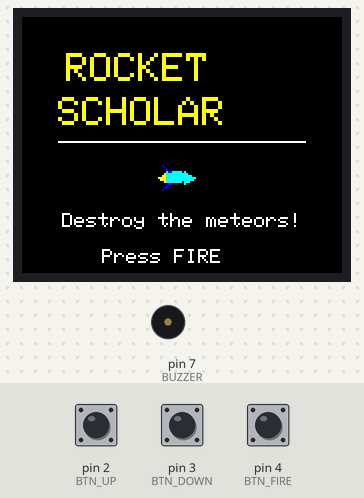
The sketch below on a simulated Arduino Uno, built with avr-gcc and run on an emulated ATmega328P. On the bench: 160×128 colour display, buzzer (waves = sounding). The inputs (shaded band) are chosen by the test bench; at power-on: pin 4 (BTN_FIRE) HIGH, pin 2 (BTN_UP) HIGH, pin 3 (BTN_DOWN) HIGH. Random numbers use the default seed unless the sketch sets one.

Above: at 1.4 s.
1.5 s: pin 4 (BTN_FIRE) pulled LOW for 0.15 s
At 1.79 s:
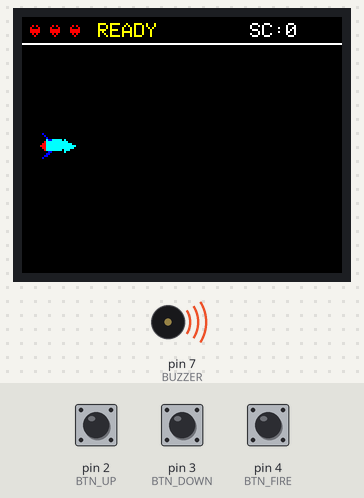
3.4 s: pin 2 (BTN_UP) pulled LOW for 1 s
At 6.24 s:
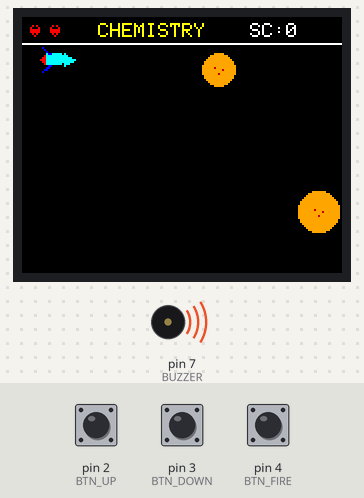
7.4 s: pin 4 (BTN_FIRE) pulled LOW for 1 s
At 8.1 s:
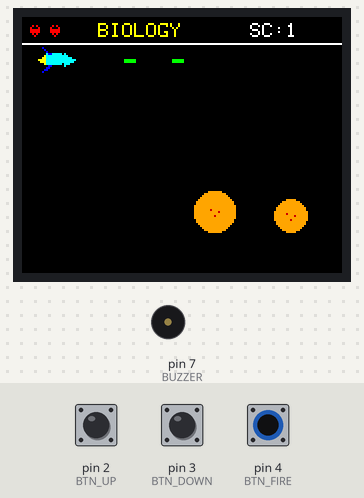
9.9 s: pin 4 (BTN_FIRE) pulled LOW for 3.2 s
At 11.99 s:
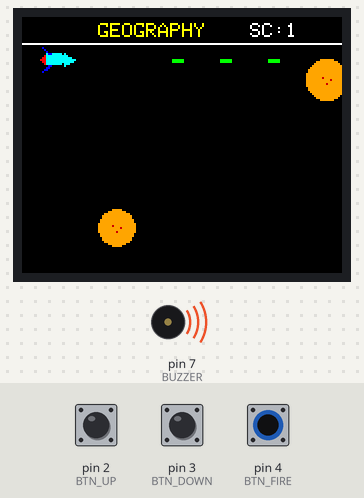
14.6 s: pin 3 (BTN_DOWN) pulled LOW for 0.15 s
At 15.7 s:
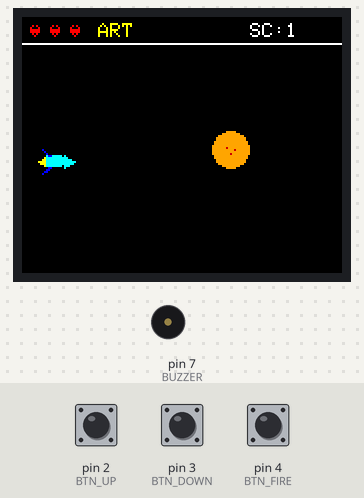
17.7 s: pin 3 (BTN_DOWN) pulled LOW for 0.15 s
At 20.87 s:
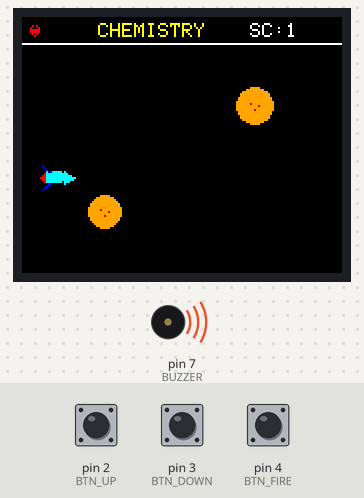
Timing chart, 0 to 23.6 s (numbered marks = the images above; inputs shaded):
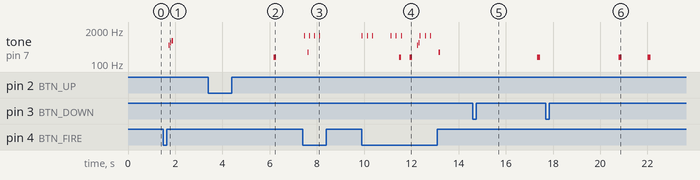

The sketch:

RocketGame.ino
```cpp
/*
   ===============
   ROCKET SCHOLAR
   ===============
*/

#include <SPI.h>
#include <Adafruit_GFX.h>
#include <Adafruit_ST7735.h>

// =========================================================
// TFT
// =========================================================
#define TFT_CS   10
#define TFT_DC    8
#define TFT_RST   9

Adafruit_ST7735 tft = Adafruit_ST7735(TFT_CS, TFT_DC, TFT_RST);

// =========================================================
// Pins
// =========================================================
#define BTN_UP    2
#define BTN_DOWN  3
#define BTN_FIRE  4
#define BUZZER    7

// =========================================================
// Screen
// =========================================================
#define SCREEN_W 160
#define SCREEN_H 128

// =========================================================
// Game constants
// =========================================================
#define ROCKET_X        8
#define ROCKET_W       18
#define ROCKET_H       12

#define BULLET_W        6
#define BULLET_H        2

#define MAX_METEORS     3
#define MAX_BULLETS     3

#define FIRE_COOLDOWN  180
#define HUD_H          14

// =========================================================
// Colors
// =========================================================
#define COL_BG          ST77XX_BLACK
#define COL_TEXT        ST77XX_WHITE
#define COL_TITLE       ST77XX_YELLOW
#define COL_ROCKET      ST77XX_CYAN
#define COL_WING        ST77XX_BLUE
#define COL_FIRE1       ST77XX_YELLOW
#define COL_FIRE2       ST77XX_RED
#define COL_BULLET      ST77XX_GREEN
#define COL_HEART       ST77XX_RED
#define COL_METEOR      0xFD20
#define COL_CRATER      0xC800
#define COL_HUDLINE     ST77XX_WHITE
#define COL_SUBJECT     ST77XX_YELLOW

// =========================================================
// Subjects
// =========================================================
const char* subjects[] = {
  "MATH", "BIOLOGY", "GEOGRAPHY", "CHEMISTRY",
  "HISTORY", "PHYSICS", "ART", "LITERATURE"
};
#define SUBJECT_COUNT 8

// =========================================================
// Structures
// =========================================================
struct Meteor {
  int x;
  int y;
  int speed;
  bool active;
  uint8_t size;
  uint8_t subjectIdx;
};

struct Bullet {
  int x;
  int y;
  bool active;
};

// =========================================================
// Globals
// =========================================================
Meteor meteors[MAX_METEORS];
Bullet bullets[MAX_BULLETS];

int rocketY;
int oldRocketY;

int score;
int lives;
int oldScore;
int oldLives;
int oldFrontMeteorIdx = -2;

bool gameStarted = false;
bool gameOver = false;

bool startScreenDrawn = false;
bool gameOverScreenDrawn = false;
bool startBlinkState = false;
bool gameOverBlinkState = false;

uint32_t lastMeteorSpawn = 0;
uint32_t lastFireTime = 0;
uint32_t lastFrame = 0;

uint16_t frameDelay = 68;

// old positions for partial redraw
int oldBulletX[MAX_BULLETS];
int oldBulletY[MAX_BULLETS];
bool oldBulletActive[MAX_BULLETS];

int oldMeteorX[MAX_METEORS];
int oldMeteorY[MAX_METEORS];
uint8_t oldMeteorSize[MAX_METEORS];
bool oldMeteorActive[MAX_METEORS];

// =========================================================
// Sound
// =========================================================
void beep(int freq, int dur) {
  tone(BUZZER, freq, dur);
}

void playShotSound()    { beep(1200, 20); }
void playExplodeSound() { beep(280, 60); }
void playHitSound()     { beep(180, 120); }

void playStartSound() {
  beep(523, 50); delay(60);
  beep(659, 50); delay(60);
  beep(784, 80);
}

// =========================================================
// Utility
// =========================================================
int getFrontMeteorIndex() {
  int idx = -1;
  int bestX = 10000;

  for (int i = 0; i < MAX_METEORS; i++) {
    if (!meteors[i].active) continue;
    if (meteors[i].x < bestX) {
      bestX = meteors[i].x;
      idx = i;
    }
  }
  return idx;
}

void saveOldState() {
  oldRocketY = rocketY;

  for (int i = 0; i < MAX_BULLETS; i++) {
    oldBulletX[i] = bullets[i].x;
    oldBulletY[i] = bullets[i].y;
    oldBulletActive[i] = bullets[i].active;
  }

  for (int i = 0; i < MAX_METEORS; i++) {
    oldMeteorX[i] = meteors[i].x;
    oldMeteorY[i] = meteors[i].y;
    oldMeteorSize[i] = meteors[i].size;
    oldMeteorActive[i] = meteors[i].active;
  }
}

void clearBullets() {
  for (int i = 0; i < MAX_BULLETS; i++) {
    bullets[i].active = false;
    oldBulletActive[i] = false;
    oldBulletX[i] = 0;
    oldBulletY[i] = 0;
  }
}

void clearMeteors() {
  for (int i = 0; i < MAX_METEORS; i++) {
    meteors[i].active = false;
    oldMeteorActive[i] = false;
    oldMeteorX[i] = 0;
    oldMeteorY[i] = 0;
    oldMeteorSize[i] = 0;
  }
}

// =========================================================
// Drawing helpers
// =========================================================

// Horizontal rocket pointing RIGHT
void drawRocket(int x, int y) {
  tft.fillRoundRect(x + 3, y + 3, 10, 6, 2, COL_ROCKET);
  tft.fillTriangle(x + 13, y + 3, x + 13, y + 9, x + 18, y + 6, COL_ROCKET);
  tft.fillTriangle(x + 5, y + 3, x + 2, y,      x + 6, y + 3, COL_WING);
  tft.fillTriangle(x + 5, y + 9, x + 2, y + 12, x + 6, y + 9, COL_WING);

  if ((millis() / 100) % 2 == 0) {
    tft.fillTriangle(x + 3, y + 4, x + 3, y + 8, x,     y + 6, COL_FIRE1);
  } else {
    tft.fillTriangle(x + 3, y + 4, x + 3, y + 8, x + 1, y + 6, COL_FIRE2);
  }
}

void eraseRocket(int x, int y) {
  tft.fillRect(x, y, 20, 14, COL_BG);
}

void drawMeteor(const Meteor& m) {
  tft.fillCircle(m.x, m.y, m.size, COL_METEOR);
  tft.drawPixel(m.x - 2, m.y - 1, COL_CRATER);
  tft.drawPixel(m.x + 2, m.y,     COL_CRATER);
  tft.drawPixel(m.x,     m.y + 2, COL_CRATER);
}

// tighter erase = less flicker
void eraseMeteorBox(int x, int y, int size) {
  int left = x - size - 1;
  int top  = y - size - 1;
  int w    = size * 2 + 2;
  int h    = size * 2 + 2;

  if (left < 0) left = 0;
  if (top < HUD_H) top = HUD_H;
  if (left + w > SCREEN_W) w = SCREEN_W - left;
  if (top + h > SCREEN_H) h = SCREEN_H - top;

  if (w > 0 && h > 0) {
    tft.fillRect(left, top, w, h, COL_BG);
  }
}

void drawBullet(const Bullet& b) {
  tft.fillRect(b.x, b.y, BULLET_W, BULLET_H, COL_BULLET);
}

void eraseBullet(int x, int y) {
  tft.fillRect(x, y, BULLET_W + 1, BULLET_H + 1, COL_BG);
}

void drawHeart(int x, int y) {
  tft.drawPixel(x + 1, y, COL_HEART);
  tft.drawPixel(x + 3, y, COL_HEART);
  tft.drawPixel(x, y + 1, COL_HEART);
  tft.drawPixel(x + 4, y + 1, COL_HEART);
  tft.fillRect(x, y + 2, 5, 2, COL_HEART);
  tft.drawPixel(x + 1, y + 4, COL_HEART);
  tft.drawPixel(x + 3, y + 4, COL_HEART);
  tft.drawPixel(x + 2, y + 5, COL_HEART);
}

void drawHUD() {
  tft.fillRect(0, 0, SCREEN_W, HUD_H, COL_BG);
  tft.drawFastHLine(0, HUD_H - 1, SCREEN_W, COL_HUDLINE);

  for (int i = 0; i < lives; i++) {
    drawHeart(4 + i * 10, 4);
  }

  int frontIdx = getFrontMeteorIndex();

  tft.setTextSize(1);

  tft.setTextColor(COL_SUBJECT, COL_BG);
  tft.setCursor(38, 3);
  if (frontIdx >= 0) {
    tft.print(subjects[meteors[frontIdx].subjectIdx]);
  } else {
    tft.print("READY        ");
  }

  tft.setTextColor(COL_TEXT, COL_BG);
  tft.setCursor(SCREEN_W - 46, 3);
  tft.print("SC:");
  tft.print(score);
  tft.print("   ");
}

void updateHUDIfNeeded() {
  int frontIdx = getFrontMeteorIndex();

  bool hudChanged = false;

  if (score != oldScore || lives != oldLives) {
    hudChanged = true;
  } else {
    if (frontIdx != oldFrontMeteorIdx) {
      hudChanged = true;
    } else if (frontIdx >= 0 && oldFrontMeteorIdx >= 0) {
      if (meteors[frontIdx].subjectIdx != meteors[oldFrontMeteorIdx].subjectIdx) {
        hudChanged = true;
      }
    }
  }

  if (hudChanged) {
    drawHUD();
    oldScore = score;
    oldLives = lives;
    oldFrontMeteorIdx = frontIdx;
  }
}

// =========================================================
// Menu screens
// =========================================================
void drawStartScreenFull() {
  tft.fillScreen(COL_BG);

  tft.setTextSize(2);
  tft.setTextColor(COL_TITLE, COL_BG);
  tft.setCursor(22, 18);
  tft.print("ROCKET");

  tft.setCursor(18, 40);
  tft.print("SCHOLAR");

  tft.drawFastHLine(18, 62, 124, COL_TEXT);

  drawRocket(68, 74);

  tft.setTextSize(1);
  tft.setTextColor(COL_TEXT, COL_BG);
  tft.setCursor(20, 98);
  tft.print("Destroy the meteors!");

  startScreenDrawn = true;
}

void updateStartScreenBlink() {
  bool blinkNow = ((millis() / 500) % 2 == 0);
  if (blinkNow == startBlinkState) return;

  startBlinkState = blinkNow;

  tft.fillRect(35, 112, 90, 12, COL_BG);

  if (blinkNow) {
    tft.setTextSize(1);
    tft.setTextColor(COL_TEXT, COL_BG);
    tft.setCursor(40, 116);
    tft.print("Press FIRE");
  }
}

void drawGameOverFull() {
  tft.fillScreen(COL_BG);

  tft.setTextSize(2);
  tft.setTextColor(ST77XX_RED, COL_BG);
  tft.setCursor(18, 20);
  tft.print("GAME OVER");

  tft.setTextSize(1);
  tft.setTextColor(COL_TEXT, COL_BG);
  tft.setCursor(48, 52);
  tft.print("Score: ");
  tft.print(score);

  tft.setCursor(30, 72);
  if (score >= 30)      tft.print("Excellent (6)");
  else if (score >= 20) tft.print("Very good (5)");
  else if (score >= 10) tft.print("Good (4)");
  else if (score >= 5)  tft.print("Average (3)");
  else                  tft.print("Weak (2)");

  gameOverScreenDrawn = true;
}

void updateGameOverBlink() {
  bool blinkNow = ((millis() / 600) % 2 == 0);
  if (blinkNow == gameOverBlinkState) return;

  gameOverBlinkState = blinkNow;

  tft.fillRect(20, 100, 120, 12, COL_BG);

  if (blinkNow) {
    tft.setTextSize(1);
    tft.setTextColor(COL_TEXT, COL_BG);
    tft.setCursor(24, 104);
    tft.print("Press FIRE again");
  }
}

// =========================================================
// Game state
// =========================================================
void resetGame() {
  rocketY = SCREEN_H / 2 - ROCKET_H / 2;
  oldRocketY = rocketY;

  score = 0;
  lives = 3;
  oldScore = -1;
  oldLives = -1;
  oldFrontMeteorIdx = -2;
  gameOver = false;

  frameDelay = 72;
  lastMeteorSpawn = 0;
  lastFireTime = 0;

  startScreenDrawn = false;
  gameOverScreenDrawn = false;
  startBlinkState = false;
  gameOverBlinkState = false;

  clearBullets();
  clearMeteors();

  tft.fillScreen(COL_BG);
  drawHUD();
  drawRocket(ROCKET_X, rocketY);

  saveOldState();
  oldScore = score;
  oldLives = lives;
  oldFrontMeteorIdx = getFrontMeteorIndex();

  playStartSound();
}

void spawnMeteor() {
  uint32_t now = millis();
  uint32_t interval = max(750UL, 1800UL - (uint32_t)(score * 10));

  if (now - lastMeteorSpawn < interval) return;

  for (int i = 0; i < MAX_METEORS; i++) {
    if (!meteors[i].active) {
      meteors[i].x = SCREEN_W + 10;
      meteors[i].y = random(HUD_H + 12, SCREEN_H - 10);
      meteors[i].speed = random(2, 4) + (score / 18);
      if (meteors[i].speed > 4) meteors[i].speed = 4;
      meteors[i].size = random(8, 11);
      meteors[i].subjectIdx = random(0, SUBJECT_COUNT);
      meteors[i].active = true;
      lastMeteorSpawn = now;
      return;
    }
  }
}

void fireBullet() {
  uint32_t now = millis();
  if (now - lastFireTime < FIRE_COOLDOWN) return;

  for (int i = 0; i < MAX_BULLETS; i++) {
    if (!bullets[i].active) {
      bullets[i].x = ROCKET_X + ROCKET_W + 1;
      bullets[i].y = rocketY + (ROCKET_H / 2);
      bullets[i].active = true;
      lastFireTime = now;
      playShotSound();
      return;
    }
  }
}

bool bulletHitsMeteor(const Bullet& b, const Meteor& m) {
  return (b.x + BULLET_W >= m.x - m.size) &&
         (b.x <= m.x + m.size) &&
         (b.y + BULLET_H >= m.y - m.size) &&
         (b.y <= m.y + m.size);
}

bool meteorHitsRocket(const Meteor& m) {
  return (m.x - m.size <= ROCKET_X + ROCKET_W) &&
         (m.y + m.size >= rocketY) &&
         (m.y - m.size <= rocketY + ROCKET_H);
}

// =========================================================
// Partial redraw game frame
// =========================================================
void drawGameFrame() {
  eraseRocket(ROCKET_X, oldRocketY);

  for (int i = 0; i < MAX_BULLETS; i++) {
    if (oldBulletActive[i]) {
      eraseBullet(oldBulletX[i], oldBulletY[i]);
    }
  }

  for (int i = 0; i < MAX_METEORS; i++) {
    if (oldMeteorActive[i]) {
      eraseMeteorBox(oldMeteorX[i], oldMeteorY[i], oldMeteorSize[i]);
    }
  }

  drawRocket(ROCKET_X, rocketY);

  for (int i = 0; i < MAX_BULLETS; i++) {
    if (bullets[i].active) {
      drawBullet(bullets[i]);
    }
  }

  for (int i = 0; i < MAX_METEORS; i++) {
    if (meteors[i].active) {
      drawMeteor(meteors[i]);
    }
  }

  updateHUDIfNeeded();
  saveOldState();
}

// =========================================================
// Update
// =========================================================
void updateGame() {
  if (!digitalRead(BTN_UP)) {
    rocketY -= 4;
    if (rocketY < HUD_H + 1) rocketY = HUD_H + 1;
  }

  if (!digitalRead(BTN_DOWN)) {
    rocketY += 4;
    if (rocketY > SCREEN_H - ROCKET_H - 1) rocketY = SCREEN_H - ROCKET_H - 1;
  }

  if (!digitalRead(BTN_FIRE)) {
    fireBullet();
  }

  for (int i = 0; i < MAX_BULLETS; i++) {
    if (!bullets[i].active) continue;

    bullets[i].x += 8;
    if (bullets[i].x > SCREEN_W) {
      bullets[i].active = false;
    }
  }

  spawnMeteor();

  for (int i = 0; i < MAX_METEORS; i++) {
    if (!meteors[i].active) continue;

    meteors[i].x -= meteors[i].speed;

    if (meteors[i].x + meteors[i].size < 0) {
      meteors[i].active = false;
      lives--;
      playHitSound();
      if (lives <= 0) gameOver = true;
      continue;
    }

    if (meteorHitsRocket(meteors[i])) {
      meteors[i].active = false;
      lives--;
      playHitSound();
      if (lives <= 0) gameOver = true;
      continue;
    }

    for (int j = 0; j < MAX_BULLETS; j++) {
      if (!bullets[j].active) continue;

      if (bulletHitsMeteor(bullets[j], meteors[i])) {
        bullets[j].active = false;
        meteors[i].active = false;
        score++;
        frameDelay = max(58, 72 - score / 10);
        playExplodeSound();
        break;
      }
    }
  }
}

// =========================================================
// Setup / Loop
// =========================================================
void setup() {
  pinMode(BTN_UP, INPUT_PULLUP);
  pinMode(BTN_DOWN, INPUT_PULLUP);
  pinMode(BTN_FIRE, INPUT_PULLUP);
  pinMode(BUZZER, OUTPUT);

  randomSeed(analogRead(A0));

  tft.initR(INITR_BLACKTAB);
  tft.setRotation(1);
  tft.invertDisplay(false);
  tft.fillScreen(COL_BG);

  drawStartScreenFull();
}

void loop() {
  uint32_t now = millis();
  if (now - lastFrame < frameDelay) return;
  lastFrame = now;

  if (!gameStarted) {
    if (!startScreenDrawn) {
      drawStartScreenFull();
    }
    updateStartScreenBlink();

    if (!digitalRead(BTN_FIRE)) {
      delay(180);
      gameStarted = true;
      gameOver = false;
      startScreenDrawn = false;
      gameOverScreenDrawn = false;
      resetGame();
    }
    return;
  }

  if (gameOver) {
    if (!gameOverScreenDrawn) {
      drawGameOverFull();
    }
    updateGameOverBlink();

    if (!digitalRead(BTN_FIRE)) {
      delay(180);
      gameStarted = true;
      gameOver = false;
      startScreenDrawn = false;
      gameOverScreenDrawn = false;
      resetGame();
    }
    return;
  }

  updateGame();
  drawGameFrame();
}
```

Measured:
- after the input at 1.5 s, tone on pin 7 (BUZZER): plays 523 Hz for 0.05 s, 659 Hz for 0.05 s, 784 Hz for 0.08 s, starting after 0.22 s
